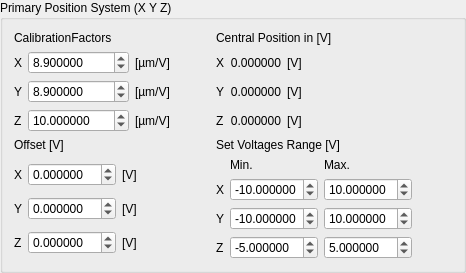
                 <widget class="QGroupBox" name="groupBox_20">
                  <property name="title">
                   <string>Primary Position System (X Y Z)</string>
                  </property>
                  <layout class="QGridLayout" name="gridLayout_45">
                   <item row="0" column="0">
                    <widget class="QLabel" name="label_16">
                     <property name="text">
                      <string>CalibrationFactors </string>
                     </property>
                    </widget>
                   </item>
                   <item row="1" column="0">
                    <layout class="QGridLayout" name="gridLayout_16">
                     <item row="0" column="1">
                      <widget class="QDoubleSpinBox" name="spinBox_calib_x">
                       <property name="decimals">
                        <number>6</number>
                       </property>
                       <property name="minimum">
                        <double>-1000.000000000000000</double>
                       </property>
                       <property name="maximum">
                        <double>1000.000000000000000</double>
                       </property>
                       <property name="value">
                        <double>8.900000000000000</double>
                       </property>
                      </widget>
                     </item>
                     <item row="1" column="2">
                      <widget class="QLabel" name="label_19">
                       <property name="text">
                        <string>[µm/V]</string>
                       </property>
                      </widget>
                     </item>
                     <item row="0" column="2">
                      <widget class="QLabel" name="label_18">
                       <property name="text">
                        <string>[µm/V]</string>
                       </property>
                      </widget>
                     </item>
                     <item row="2" column="0">
                      <widget class="QLabel" name="label_6">
                       <property name="text">
                        <string>Z</string>
                       </property>
                      </widget>
                     </item>
                     <item row="0" column="0">
                      <widget class="QLabel" name="label_2">
                       <property name="text">
                        <string>X</string>
                       </property>
                      </widget>
                     </item>
                     <item row="2" column="1">
                      <widget class="QDoubleSpinBox" name="spinBox_calib_z">
                       <property name="decimals">
                        <number>6</number>
                       </property>
                       <property name="minimum">
                        <double>-1000.000000000000000</double>
                       </property>
                       <property name="maximum">
                        <double>1000.000000000000000</double>
                       </property>
                       <property name="value">
                        <double>10.000000000000000</double>
                       </property>
                      </widget>
                     </item>
                     <item row="2" column="2">
                      <widget class="QLabel" name="label_20">
                       <property name="text">
                        <string>[µm/V]</string>
                       </property>
                      </widget>
                     </item>
                     <item row="1" column="0">
                      <widget class="QLabel" name="label_5">
                       <property name="text">
                        <string>Y</string>
                       </property>
                      </widget>
                     </item>
                     <item row="1" column="1">
                      <widget class="QDoubleSpinBox" name="spinBox_calib_y">
                       <property name="decimals">
                        <number>6</number>
                       </property>
                       <property name="minimum">
                        <double>-1000.000000000000000</double>
                       </property>
                       <property name="maximum">
                        <double>1000.000000000000000</double>
                       </property>
                       <property name="value">
                        <double>8.900000000000000</double>
                       </property>
                      </widget>
                     </item>
                     <item row="0" column="3">
                      <spacer name="horizontalSpacer">
                       <property name="orientation">
                        <enum>Qt::Orientation::Horizontal</enum>
                       </property>
                       <property name="sizeHint" stdset="0">
                        <size>
                         <width>40</width>
                         <height>20</height>
                        </size>
                       </property>
                      </spacer>
                     </item>
                    </layout>
                   </item>
                   <item row="3" column="1">
                    <layout class="QGridLayout" name="gridLayout_26">
                     <item row="1" column="1">
                      <widget class="sciSpinBox" name="spinBox_min_x_V">
                       <property name="decimals">
                        <number>6</number>
                       </property>
                       <property name="minimum">
                        <double>-99.000000000000000</double>
                       </property>
                       <property name="value">
                        <double>-10.000000000000000</double>
                       </property>
                      </widget>
                     </item>
                     <item row="3" column="2">
                      <widget class="sciSpinBox" name="spinBox_max_z_V">
                       <property name="decimals">
                        <number>6</number>
                       </property>
                       <property name="minimum">
                        <double>-99.000000000000000</double>
                       </property>
                       <property name="value">
                        <double>5.000000000000000</double>
                       </property>
                      </widget>
                     </item>
                     <item row="1" column="0">
                      <widget class="QLabel" name="label_38">
                       <property name="text">
                        <string>X</string>
                       </property>
                      </widget>
                     </item>
                     <item row="2" column="0">
                      <widget class="QLabel" name="label_39">
                       <property name="text">
                        <string>Y</string>
                       </property>
                      </widget>
                     </item>
                     <item row="2" column="2">
                      <widget class="sciSpinBox" name="spinBox_max_y_V">
                       <property name="decimals">
                        <number>6</number>
                       </property>
                       <property name="minimum">
                        <double>-99.000000000000000</double>
                       </property>
                       <property name="value">
                        <double>10.000000000000000</double>
                       </property>
                      </widget>
                     </item>
                     <item row="0" column="1">
                      <widget class="QLabel" name="label_41">
                       <property name="text">
                        <string>Min.</string>
                       </property>
                      </widget>
                     </item>
                     <item row="1" column="2">
                      <widget class="sciSpinBox" name="spinBox_max_x_V">
                       <property name="decimals">
                        <number>6</number>
                       </property>
                       <property name="minimum">
                        <double>-99.000000000000000</double>
                       </property>
                       <property name="value">
                        <double>10.000000000000000</double>
                       </property>
                      </widget>
                     </item>
                     <item row="0" column="2">
                      <widget class="QLabel" name="label_42">
                       <property name="text">
                        <string>Max.</string>
                       </property>
                      </widget>
                     </item>
                     <item row="3" column="1">
                      <widget class="sciSpinBox" name="spinBox_min_z_V">
                       <property name="decimals">
                        <number>6</number>
                       </property>
                       <property name="minimum">
                        <double>-99.000000000000000</double>
                       </property>
                       <property name="value">
                        <double>-5.000000000000000</double>
                       </property>
                      </widget>
                     </item>
                     <item row="3" column="0">
                      <widget class="QLabel" name="label_40">
                       <property name="text">
                        <string>Z</string>
                       </property>
                      </widget>
                     </item>
                     <item row="2" column="1">
                      <widget class="sciSpinBox" name="spinBox_min_y_V">
                       <property name="decimals">
                        <number>6</number>
                       </property>
                       <property name="minimum">
                        <double>-99.000000000000000</double>
                       </property>
                       <property name="value">
                        <double>-10.000000000000000</double>
                       </property>
                      </widget>
                     </item>
                     <item row="2" column="3">
                      <spacer name="horizontalSpacer_6">
                       <property name="orientation">
                        <enum>Qt::Orientation::Horizontal</enum>
                       </property>
                       <property name="sizeHint" stdset="0">
                        <size>
                         <width>40</width>
                         <height>20</height>
                        </size>
                       </property>
                      </spacer>
                     </item>
                    </layout>
                   </item>
                   <item row="0" column="1">
                    <widget class="QLabel" name="label_36">
                     <property name="text">
                      <string>Central Position in [V]</string>
                     </property>
                    </widget>
                   </item>
                   <item row="1" column="1">
                    <layout class="QGridLayout" name="gridLayout_21">
                     <item row="0" column="2">
                      <widget class="QLabel" name="label_10">
                       <property name="text">
                        <string>[V]</string>
                       </property>
                      </widget>
                     </item>
                     <item row="0" column="1">
                      <widget class="QLabel" name="label_off_x_V">
                       <property name="text">
                        <string>0.000000</string>
                       </property>
                       <property name="alignment">
                        <set>Qt::AlignmentFlag::AlignRight|Qt::AlignmentFlag::AlignTrailing|Qt::AlignmentFlag::AlignVCenter</set>
                       </property>
                      </widget>
                     </item>
                     <item row="1" column="1">
                      <widget class="QLabel" name="label_off_y_V">
                       <property name="text">
                        <string>0.000000</string>
                       </property>
                       <property name="alignment">
                        <set>Qt::AlignmentFlag::AlignRight|Qt::AlignmentFlag::AlignTrailing|Qt::AlignmentFlag::AlignVCenter</set>
                       </property>
                      </widget>
                     </item>
                     <item row="2" column="1">
                      <widget class="QLabel" name="label_off_z_V">
                       <property name="text">
                        <string>0.000000</string>
                       </property>
                       <property name="alignment">
                        <set>Qt::AlignmentFlag::AlignRight|Qt::AlignmentFlag::AlignTrailing|Qt::AlignmentFlag::AlignVCenter</set>
                       </property>
                      </widget>
                     </item>
                     <item row="1" column="0">
                      <widget class="QLabel" name="label_8">
                       <property name="text">
                        <string>Y</string>
                       </property>
                      </widget>
                     </item>
                     <item row="1" column="2">
                      <widget class="QLabel" name="label_11">
                       <property name="text">
                        <string>[V]</string>
                       </property>
                      </widget>
                     </item>
                     <item row="2" column="0">
                      <widget class="QLabel" name="label_9">
                       <property name="text">
                        <string>Z</string>
                       </property>
                      </widget>
                     </item>
                     <item row="2" column="2">
                      <widget class="QLabel" name="label_12">
                       <property name="text">
                        <string>[V]</string>
                       </property>
                      </widget>
                     </item>
                     <item row="0" column="0">
                      <widget class="QLabel" name="label_7">
                       <property name="text">
                        <string>X</string>
                       </property>
                      </widget>
                     </item>
                     <item row="2" column="3">
                      <spacer name="horizontalSpacer_2">
                       <property name="orientation">
                        <enum>Qt::Orientation::Horizontal</enum>
                       </property>
                       <property name="sizeHint" stdset="0">
                        <size>
                         <width>40</width>
                         <height>20</height>
                        </size>
                       </property>
                      </spacer>
                     </item>
                    </layout>
                   </item>
                   <item row="3" column="0">
                    <layout class="QGridLayout" name="gridLayout_25">
                     <item row="0" column="0">
                      <widget class="QLabel" name="label_45">
                       <property name="text">
                        <string>X</string>
                       </property>
                      </widget>
                     </item>
                     <item row="2" column="0">
                      <widget class="QLabel" name="label_33">
                       <property name="text">
                        <string>Z</string>
                       </property>
                      </widget>
                     </item>
                     <item row="2" column="1">
                      <widget class="sciSpinBox" name="spinBox_offExtra_z_V">
                       <property name="decimals">
                        <number>6</number>
                       </property>
                       <property name="minimum">
                        <double>-99.000000000000000</double>
                       </property>
                      </widget>
                     </item>
                     <item row="0" column="1">
                      <widget class="sciSpinBox" name="spinBox_offExtra_x_V">
                       <property name="decimals">
                        <number>6</number>
                       </property>
                       <property name="minimum">
                        <double>-99.000000000000000</double>
                       </property>
                      </widget>
                     </item>
                     <item row="0" column="2">
                      <widget class="QLabel" name="label_30">
                       <property name="text">
                        <string>[V]</string>
                       </property>
                      </widget>
                     </item>
                     <item row="2" column="3">
                      <spacer name="horizontalSpacer_5">
                       <property name="orientation">
                        <enum>Qt::Orientation::Horizontal</enum>
                       </property>
                       <property name="sizeHint" stdset="0">
                        <size>
                         <width>40</width>
                         <height>20</height>
                        </size>
                       </property>
                      </spacer>
                     </item>
                     <item row="2" column="2">
                      <widget class="QLabel" name="label_34">
                       <property name="text">
                        <string>[V]</string>
                       </property>
                      </widget>
                     </item>
                     <item row="1" column="0">
                      <widget class="QLabel" name="label_31">
                       <property name="text">
                        <string>Y</string>
                       </property>
                      </widget>
                     </item>
                     <item row="1" column="2">
                      <widget class="QLabel" name="label_32">
                       <property name="text">
                        <string>[V]</string>
                       </property>
                      </widget>
                     </item>
                     <item row="1" column="1">
                      <widget class="sciSpinBox" name="spinBox_offExtra_y_V">
                       <property name="decimals">
                        <number>6</number>
                       </property>
                       <property name="minimum">
                        <double>-99.000000000000000</double>
                       </property>
                      </widget>
                     </item>
                    </layout>
                   </item>
                   <item row="2" column="0">
                    <widget class="QLabel" name="label_17">
                     <property name="text">
                      <string>Offset [V]</string>
                     </property>
                    </widget>
                   </item>
                   <item row="2" column="1">
                    <widget class="QLabel" name="label_37">
                     <property name="text">
                      <string>Set Voltages Range [V]</string>
                     </property>
                    </widget>
                   </item>
                  </layout>
                 </widget>
